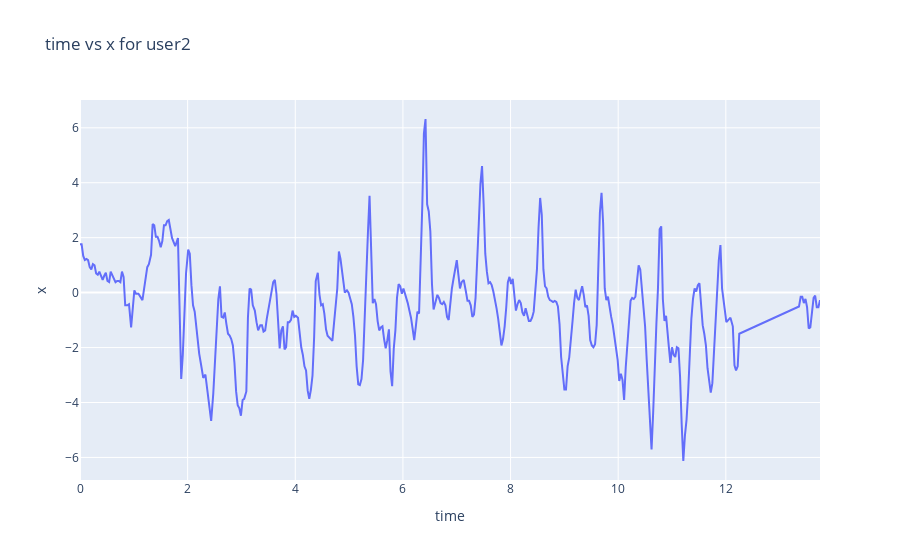

Write notebook code for a chart like this one.
### Code cell
user="user2"
user=user_data[user_data["label"]==user].head(400)
fig = px.line(user, x="time", y="x", title='time vs x for user2 ')
fig.show()

### Figure 1 — Plotly figure (JSON) as saved in the notebook; plotly's stock layout.template omitted (floating-point values rounded to 4 significant figures; data arrays with more than 128 entries replaced by an {"elided": "..."} marker saying what was removed)
{"data": [{"hoverlabel": {"namelength": 0}, "hovertemplate": "time=%{x}<br>x=%{y}", "legendgroup": "", "line": {"color": "#636efa", "dash": "solid"}, "mode": "lines", "name": "", "showlegend": false, "type": "scatter", "x": {"elided": "400 float values"}, "xaxis": "x", "y": {"elided": "400 float values"}, "yaxis": "y"}], "layout": {"legend": {"tracegroupgap": 0}, "title": {"text": "time vs x for user2 "}, "xaxis": {"anchor": "y", "domain": [0, 1], "title": {"text": "time"}}, "yaxis": {"anchor": "x", "domain": [0, 1], "title": {"text": "x"}}}}
